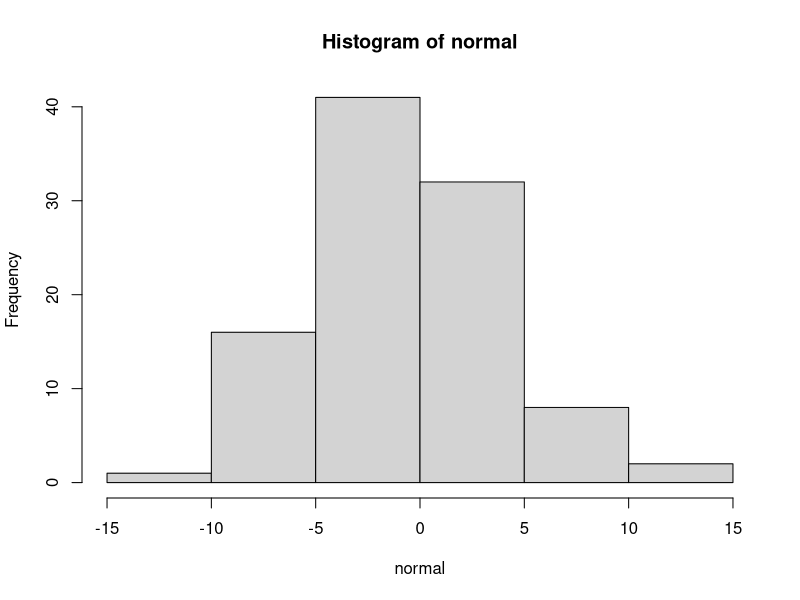
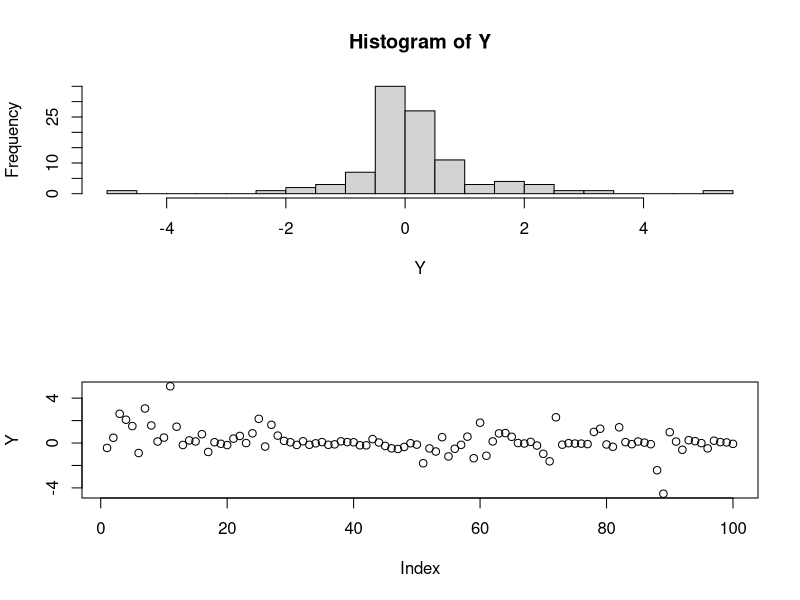

Write R code to recreate these figures, in order. (Note: this script raises an error after producing the figures.)
# ALEXANDRE GANDINI
# questao 5, lista 3, Computacional PPGEST-UFRGS 2020.

# limpa variaveis na memoria:
rm(list=ls())
par(mfrow=c(1,1)) # limpa layout

#####
# 1) Simule valores Y para a cadeia de Markov oculta:
#####

# Temos 4 estados, cada um com probabilidade 1/4:
pis = rep(1/4, 4)

# as medias sao zero para cada estado:
mus = rep(0, 4)

# desvios padrao de Y escolhidos arbitrariamente para cada estado:
sigmas = c(0.1, 0.5, 1.0, 2.0)

# matriz de transicao, probabilidades de ir do estado i para o estado j escolhidas arbitrariamente:
P = matrix(nrow=length(pis), ncol=length(pis))
P[1,] = c(0.7, 0.3, 0.0, 0.0)
P[2,] = c(0.25, 0.25, 0.25, 0.25)
P[3,] = c(0.3, 0.3, 0.3, 0.1)
P[4,] = c(0.0, 0.1, 0.4, 0.5)

# montando um gerador de normais(0, sigma2) a partir de uniformes, via Box-Muller:

gera_normais = function(n, desvio_padrao)
  {
  # n eh a quantidade de amostras da normal(0,1) que queremos gerar:

  # gera normais(0,1) via transformada de Box-Muller:
  unif1 = runif(n)
  unif2 = runif(n)
  
  N1 = (-2 * log(unif1))^(1/2) * cos(2 * pi * unif2)
  
  N1 = N1 * desvio_padrao

  return(N1)
  }

# testando se o gerador de normais(0,sigma2) funciona:
normal = gera_normais(n=100, desvio_padrao=5)
hist(normal)
# Como o p-valor do teste de KS foi alto, nao rejeitamos h0: as duas amostras vem da mesma distribuicao.
# Ou seja, o gerador de normais a partir de uniformes(0,1) estah funcionando OK.
ks.test(normal, "pnorm", sd=5)

# Agora finalmente simulando os dados Y do problema:

# inicializa variaveis:
estados = numeric() # estados ocultos
estados[1] = 1
Y = numeric() # log-retornos
Y[1] = mus[estados[1]]

tail(1:10,1)

qtd_dias = 100

for (i in 1:qtd_dias)
  {
  estado_atual = tail(estados,1)

  # escolhe proximo estado com base nas probabilidades da matriz de transicao P:
  proximo_estado = sample(1:4, size=1, replace=FALSE, prob = P[estado_atual,])
  estados = c(estados, proximo_estado)

  # gera Y com base no desvio padrao do estado em questao:
  Y[i] = gera_normais(n=1, desvio_padrao = sigmas[proximo_estado])
}

# Visualizando os pontos Y gerados:
layout(1:2)
hist(Y, breaks=20)
plot(Y)

#####
# 2)  Utilize a funcao indicada no script de aula para estimar os parametros do modelo.
#####

mod <- depmix(Y ~ 1, family = gaussian(), nstates=length(pis), ntimes=length(Y))
fm2 <- fit(mod, verbose=FALSE)
summary(fm2)

# comparando a matriz de transicao estimada pelo depmix com a matriz P usada na geracao dos dados:
print(P)
# parece que o modelo nao conseguiu identificar os verdadeiros parametros, ao menos
# para essa quantidade de dias (100).
